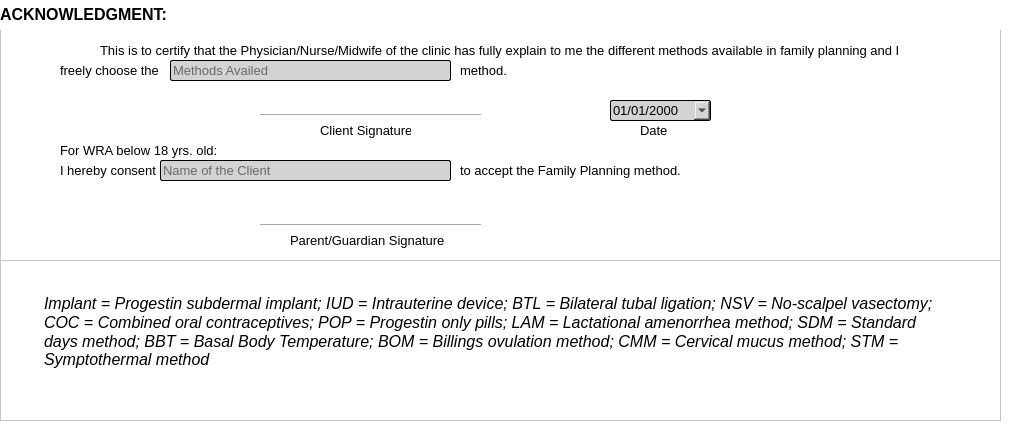
     <widget class="QWidget" name="ackAbbrev">
      <property name="styleSheet">
       <string notr="true">background-color: white;</string>
      </property>
      <widget class="QFrame" name="frameFPAck">
       <property name="geometry">
        <rect>
         <x>0</x>
         <y>0</y>
         <width>1001</width>
         <height>261</height>
        </rect>
       </property>
       <property name="styleSheet">
        <string notr="true">QFrame #frameFPAck {
border: 2px solid rgba(0, 0, 0, .3);
} </string>
       </property>
       <property name="frameShape">
        <enum>QFrame::StyledPanel</enum>
       </property>
       <property name="frameShadow">
        <enum>QFrame::Raised</enum>
       </property>
       <widget class="QLabel" name="label_422">
        <property name="geometry">
         <rect>
          <x>0</x>
          <y>-1</y>
          <width>1001</width>
          <height>31</height>
         </rect>
        </property>
        <property name="font">
         <font>
          <family>Arial</family>
          <pointsize>12</pointsize>
          <weight>75</weight>
          <bold>true</bold>
         </font>
        </property>
        <property name="styleSheet">
         <string notr="true">border: 2px solid rgba(0, 0, 0, .3);
</string>
        </property>
        <property name="text">
         <string>ACKNOWLEDGMENT:</string>
        </property>
        <property name="alignment">
         <set>Qt::AlignLeading|Qt::AlignLeft|Qt::AlignVCenter</set>
        </property>
       </widget>
       <widget class="QLabel" name="label_579">
        <property name="geometry">
         <rect>
          <x>100</x>
          <y>40</y>
          <width>811</width>
          <height>20</height>
         </rect>
        </property>
        <property name="font">
         <font>
          <family>Arial</family>
          <pointsize>10</pointsize>
          <weight>50</weight>
          <bold>false</bold>
         </font>
        </property>
        <property name="text">
         <string>This is to certify that the Physician/Nurse/Midwife of the clinic has fully explain to me the different methods available in family planning and I</string>
        </property>
       </widget>
       <widget class="QLabel" name="label_580">
        <property name="geometry">
         <rect>
          <x>60</x>
          <y>60</y>
          <width>101</width>
          <height>20</height>
         </rect>
        </property>
        <property name="font">
         <font>
          <family>Arial</family>
          <pointsize>10</pointsize>
          <weight>50</weight>
          <bold>false</bold>
         </font>
        </property>
        <property name="text">
         <string>freely choose the</string>
        </property>
       </widget>
       <widget class="QLabel" name="label_581">
        <property name="geometry">
         <rect>
          <x>460</x>
          <y>60</y>
          <width>51</width>
          <height>20</height>
         </rect>
        </property>
        <property name="font">
         <font>
          <family>Arial</family>
          <pointsize>10</pointsize>
          <weight>50</weight>
          <bold>false</bold>
         </font>
        </property>
        <property name="text">
         <string>method.</string>
        </property>
       </widget>
       <widget class="QLabel" name="label_582">
        <property name="geometry">
         <rect>
          <x>320</x>
          <y>120</y>
          <width>91</width>
          <height>20</height>
         </rect>
        </property>
        <property name="font">
         <font>
          <family>Arial</family>
          <pointsize>10</pointsize>
          <weight>50</weight>
          <bold>false</bold>
         </font>
        </property>
        <property name="text">
         <string>Client Signature</string>
        </property>
       </widget>
       <widget class="Line" name="line_2">
        <property name="geometry">
         <rect>
          <x>260</x>
          <y>110</y>
          <width>221</width>
          <height>10</height>
         </rect>
        </property>
        <property name="orientation">
         <enum>Qt::Horizontal</enum>
        </property>
       </widget>
       <widget class="QLabel" name="label_583">
        <property name="geometry">
         <rect>
          <x>640</x>
          <y>120</y>
          <width>41</width>
          <height>20</height>
         </rect>
        </property>
        <property name="font">
         <font>
          <family>Arial</family>
          <pointsize>10</pointsize>
          <weight>50</weight>
          <bold>false</bold>
         </font>
        </property>
        <property name="text">
         <string>Date</string>
        </property>
       </widget>
       <widget class="QDateEdit" name="FPaMethodDate">
        <property name="geometry">
         <rect>
          <x>610</x>
          <y>100</y>
          <width>101</width>
          <height>21</height>
         </rect>
        </property>
        <property name="font">
         <font>
          <family>Arial</family>
          <pointsize>10</pointsize>
         </font>
        </property>
        <property name="styleSheet">
         <string notr="true">background-color: lightgray;
border: 1px solid black;
border-radius: 2px;
color: black;
</string>
        </property>
        <property name="displayFormat">
         <string>MM/dd/yyyy</string>
        </property>
        <property name="calendarPopup">
         <bool>true</bool>
        </property>
       </widget>
       <widget class="QLabel" name="label_584">
        <property name="geometry">
         <rect>
          <x>60</x>
          <y>140</y>
          <width>161</width>
          <height>20</height>
         </rect>
        </property>
        <property name="font">
         <font>
          <family>Arial</family>
          <pointsize>10</pointsize>
          <weight>50</weight>
          <bold>false</bold>
         </font>
        </property>
        <property name="text">
         <string>For WRA below 18 yrs. old:</string>
        </property>
       </widget>
       <widget class="QLabel" name="label_585">
        <property name="geometry">
         <rect>
          <x>60</x>
          <y>160</y>
          <width>101</width>
          <height>20</height>
         </rect>
        </property>
        <property name="font">
         <font>
          <family>Arial</family>
          <pointsize>10</pointsize>
          <weight>50</weight>
          <bold>false</bold>
         </font>
        </property>
        <property name="text">
         <string>I hereby consent</string>
        </property>
       </widget>
       <widget class="QLineEdit" name="FPaClient">
        <property name="geometry">
         <rect>
          <x>160</x>
          <y>160</y>
          <width>291</width>
          <height>21</height>
         </rect>
        </property>
        <property name="font">
         <font>
          <family>Arial</family>
          <pointsize>10</pointsize>
          <weight>50</weight>
          <bold>false</bold>
         </font>
        </property>
        <property name="styleSheet">
         <string notr="true">background-color: lightgray;
border: 1px solid black;
border-radius: 2px;
</string>
        </property>
        <property name="placeholderText">
         <string>Name of the Client</string>
        </property>
       </widget>
       <widget class="QLabel" name="label_586">
        <property name="geometry">
         <rect>
          <x>460</x>
          <y>160</y>
          <width>231</width>
          <height>20</height>
         </rect>
        </property>
        <property name="font">
         <font>
          <family>Arial</family>
          <pointsize>10</pointsize>
          <weight>50</weight>
          <bold>false</bold>
         </font>
        </property>
        <property name="text">
         <string>to accept the Family Planning method.</string>
        </property>
       </widget>
       <widget class="QLabel" name="label_587">
        <property name="geometry">
         <rect>
          <x>290</x>
          <y>230</y>
          <width>161</width>
          <height>20</height>
         </rect>
        </property>
        <property name="font">
         <font>
          <family>Arial</family>
          <pointsize>10</pointsize>
          <weight>50</weight>
          <bold>false</bold>
         </font>
        </property>
        <property name="text">
         <string>Parent/Guardian Signature</string>
        </property>
       </widget>
       <widget class="Line" name="line_4">
        <property name="geometry">
         <rect>
          <x>260</x>
          <y>220</y>
          <width>221</width>
          <height>10</height>
         </rect>
        </property>
        <property name="orientation">
         <enum>Qt::Horizontal</enum>
        </property>
       </widget>
       <widget class="QLineEdit" name="FPaMethod">
        <property name="geometry">
         <rect>
          <x>170</x>
          <y>60</y>
          <width>281</width>
          <height>21</height>
         </rect>
        </property>
        <property name="font">
         <font>
          <family>Arial</family>
          <pointsize>10</pointsize>
          <weight>50</weight>
          <bold>false</bold>
         </font>
        </property>
        <property name="styleSheet">
         <string notr="true">background-color: lightgray;
border: 1px solid black;
border-radius: 2px;
</string>
        </property>
        <property name="placeholderText">
         <string>Methods Availed</string>
        </property>
       </widget>
      </widget>
      <widget class="QFrame" name="sideAEnd">
       <property name="geometry">
        <rect>
         <x>0</x>
         <y>260</y>
         <width>1001</width>
         <height>161</height>
        </rect>
       </property>
       <property name="styleSheet">
        <string notr="true">QFrame #sideAEnd {
border: 2px solid rgba(0, 0, 0, .3);
} </string>
       </property>
       <property name="frameShape">
        <enum>QFrame::StyledPanel</enum>
       </property>
       <property name="frameShadow">
        <enum>QFrame::Raised</enum>
       </property>
       <widget class="QPlainTextEdit" name="plainTextEdit_5">
        <property name="geometry">
         <rect>
          <x>40</x>
          <y>30</y>
          <width>921</width>
          <height>101</height>
         </rect>
        </property>
        <property name="font">
         <font>
          <family>Arial</family>
          <pointsize>12</pointsize>
          <italic>true</italic>
         </font>
        </property>
        <property name="styleSheet">
         <string notr="true">border: transparent;</string>
        </property>
        <property name="readOnly">
         <bool>true</bool>
        </property>
        <property name="plainText">
         <string>Implant = Progestin subdermal implant; IUD = Intrauterine device; BTL = Bilateral tubal ligation; NSV = No-scalpel vasectomy; 
COC = Combined oral contraceptives; POP = Progestin only pills; LAM = Lactational amenorrhea method; SDM = Standard 
days method; BBT = Basal Body Temperature; BOM = Billings ovulation method; CMM = Cervical mucus method; STM = Symptothermal method</string>
        </property>
       </widget>
      </widget>
     </widget>
